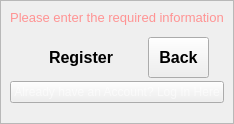
              <widget class="QFrame" name="frame_3">
               <property name="frameShape">
                <enum>QFrame::StyledPanel</enum>
               </property>
               <property name="frameShadow">
                <enum>QFrame::Raised</enum>
               </property>
               <layout class="QVBoxLayout" name="verticalLayout_3">
                <property name="spacing">
                 <number>3</number>
                </property>
                <property name="leftMargin">
                 <number>0</number>
                </property>
                <property name="topMargin">
                 <number>0</number>
                </property>
                <property name="rightMargin">
                 <number>0</number>
                </property>
                <property name="bottomMargin">
                 <number>20</number>
                </property>
                <item>
                 <widget class="QWidget" name="warningContainer" native="true">
                  <layout class="QVBoxLayout" name="verticalLayout_12">
                   <property name="spacing">
                    <number>0</number>
                   </property>
                   <property name="leftMargin">
                    <number>0</number>
                   </property>
                   <property name="topMargin">
                    <number>0</number>
                   </property>
                   <property name="rightMargin">
                    <number>0</number>
                   </property>
                   <property name="bottomMargin">
                    <number>0</number>
                   </property>
                   <item>
                    <widget class="QStackedWidget" name="warningContainerMenu">
                     <property name="currentIndex">
                      <number>0</number>
                     </property>
                     <widget class="QWidget" name="errorWidget">
                      <layout class="QVBoxLayout" name="verticalLayout_13">
                       <item>
                        <widget class="QLabel" name="label_12">
                         <property name="font">
                          <font>
                           <family>MS Shell Dlg 2</family>
                           <pointsize>10</pointsize>
                          </font>
                         </property>
                         <property name="text">
                          <string>&lt;html&gt;&lt;head/&gt;&lt;body&gt;&lt;p&gt;&lt;span style=&quot; color:#ff9393;&quot;&gt;Please enter the required information&lt;/span&gt;&lt;/p&gt;&lt;/body&gt;&lt;/html&gt;</string>
                         </property>
                         <property name="textFormat">
                          <enum>Qt::RichText</enum>
                         </property>
                         <property name="alignment">
                          <set>Qt::AlignCenter</set>
                         </property>
                        </widget>
                       </item>
                      </layout>
                     </widget>
                     <widget class="QWidget" name="acceptWidget">
                      <layout class="QVBoxLayout" name="verticalLayout_14">
                       <item>
                        <widget class="QLabel" name="label_13">
                         <property name="font">
                          <font>
                           <family>MS Shell Dlg 2</family>
                           <pointsize>10</pointsize>
                          </font>
                         </property>
                         <property name="text">
                          <string>&lt;html&gt;&lt;head/&gt;&lt;body&gt;&lt;p&gt;&lt;span style=&quot; color:#9eff99;&quot;&gt;Account Registered&lt;/span&gt;&lt;/p&gt;&lt;/body&gt;&lt;/html&gt;</string>
                         </property>
                         <property name="textFormat">
                          <enum>Qt::RichText</enum>
                         </property>
                         <property name="alignment">
                          <set>Qt::AlignCenter</set>
                         </property>
                        </widget>
                       </item>
                      </layout>
                     </widget>
                    </widget>
                   </item>
                  </layout>
                 </widget>
                </item>
                <item alignment="Qt::AlignHCenter">
                 <widget class="QWidget" name="widget_5" native="true">
                  <layout class="QHBoxLayout" name="horizontalLayout">
                   <property name="spacing">
                    <number>0</number>
                   </property>
                   <property name="leftMargin">
                    <number>0</number>
                   </property>
                   <property name="topMargin">
                    <number>0</number>
                   </property>
                   <property name="rightMargin">
                    <number>0</number>
                   </property>
                   <property name="bottomMargin">
                    <number>0</number>
                   </property>
                   <item>
                    <widget class="QWidget" name="widget" native="true">
                     <layout class="QHBoxLayout" name="horizontalLayout_3">
                      <property name="spacing">
                       <number>0</number>
                      </property>
                      <property name="leftMargin">
                       <number>0</number>
                      </property>
                      <property name="topMargin">
                       <number>0</number>
                      </property>
                      <property name="rightMargin">
                       <number>5</number>
                      </property>
                      <property name="bottomMargin">
                       <number>0</number>
                      </property>
                      <item>
                       <widget class="QPushButton" name="registerStudButton">
                        <property name="font">
                         <font>
                          <family>MS Sans Serif</family>
                          <pointsize>12</pointsize>
                          <weight>75</weight>
                          <bold>true</bold>
                         </font>
                        </property>
                        <property name="styleSheet">
                         <string notr="true">	padding: 10px 25px;
	border-top-left-radius: 10px;
	border-bottom-left-radius: 10px;</string>
                        </property>
                        <property name="text">
                         <string>Register</string>
                        </property>
                        <property name="iconSize">
                         <size>
                          <width>12</width>
                          <height>12</height>
                         </size>
                        </property>
                        <property name="autoDefault">
                         <bool>false</bool>
                        </property>
                        <property name="default">
                         <bool>false</bool>
                        </property>
                        <property name="flat">
                         <bool>false</bool>
                        </property>
                       </widget>
                      </item>
                     </layout>
                    </widget>
                   </item>
                   <item>
                    <widget class="QWidget" name="widget_4" native="true">
                     <layout class="QHBoxLayout" name="horizontalLayout_4">
                      <property name="spacing">
                       <number>0</number>
                      </property>
                      <property name="leftMargin">
                       <number>5</number>
                      </property>
                      <property name="topMargin">
                       <number>0</number>
                      </property>
                      <property name="rightMargin">
                       <number>0</number>
                      </property>
                      <property name="bottomMargin">
                       <number>0</number>
                      </property>
                      <item>
                       <widget class="QPushButton" name="backButton">
                        <property name="sizePolicy">
                         <sizepolicy hsizetype="Minimum" vsizetype="Fixed">
                          <horstretch>0</horstretch>
                          <verstretch>0</verstretch>
                         </sizepolicy>
                        </property>
                        <property name="baseSize">
                         <size>
                          <width>0</width>
                          <height>0</height>
                         </size>
                        </property>
                        <property name="font">
                         <font>
                          <family>MS Sans Serif</family>
                          <pointsize>12</pointsize>
                          <weight>75</weight>
                          <bold>true</bold>
                         </font>
                        </property>
                        <property name="styleSheet">
                         <string notr="true">	padding: 10px 10px;
</string>
                        </property>
                        <property name="text">
                         <string>Back</string>
                        </property>
                        <property name="iconSize">
                         <size>
                          <width>16</width>
                          <height>16</height>
                         </size>
                        </property>
                       </widget>
                      </item>
                     </layout>
                    </widget>
                   </item>
                  </layout>
                 </widget>
                </item>
                <item alignment="Qt::AlignHCenter">
                 <widget class="QWidget" name="widget_2" native="true">
                  <property name="minimumSize">
                   <size>
                    <width>0</width>
                    <height>0</height>
                   </size>
                  </property>
                  <layout class="QVBoxLayout" name="verticalLayout_5">
                   <property name="spacing">
                    <number>0</number>
                   </property>
                   <property name="leftMargin">
                    <number>0</number>
                   </property>
                   <property name="topMargin">
                    <number>0</number>
                   </property>
                   <property name="rightMargin">
                    <number>0</number>
                   </property>
                   <property name="bottomMargin">
                    <number>0</number>
                   </property>
                   <item alignment="Qt::AlignTop">
                    <widget class="QPushButton" name="toLoginStudButton">
                     <property name="styleSheet">
                      <string notr="true">QPushButton#toLoginStudButton{
	color:rgba(255,255,255,140)
}
QPushButton#toLoginStudButton:pressed{
	color: rgba(251, 153, 93, 1);
}
</string>
                     </property>
                     <property name="text">
                      <string>Already have an Account? Log In Here</string>
                     </property>
                     <property name="flat">
                      <bool>false</bool>
                     </property>
                    </widget>
                   </item>
                  </layout>
                 </widget>
                </item>
               </layout>
              </widget>
